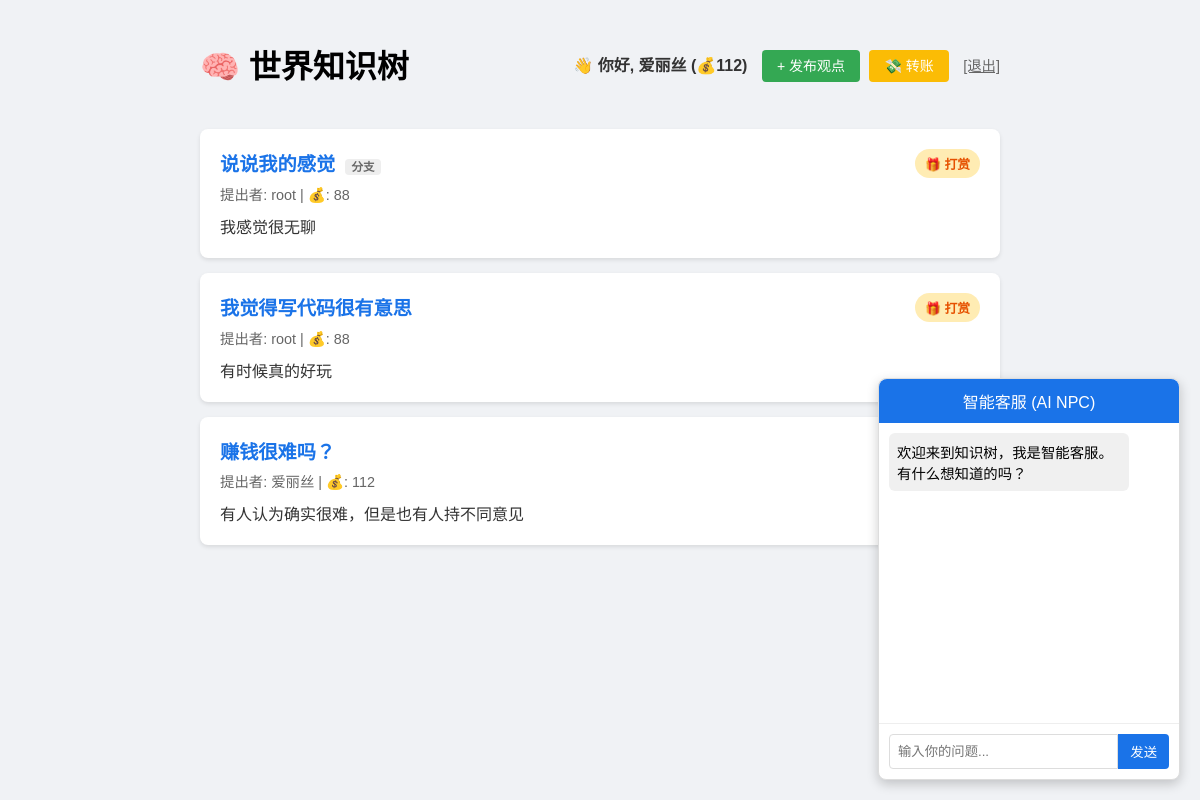
The app's page / (signed in) with its own data.
### universe/models.py (models this page shows, shortened)
class Player(AbstractUser):
    coins = models.IntegerField(default=100, verbose_name="金币")
    level = models.IntegerField(default=1, verbose_name="等级")
    bio = models.TextField(blank=True, verbose_name="个人简介")

class MindNode(models.Model):
    title = models.CharField(max_length=200, verbose_name="观点标题")
    content = models.TextField(verbose_name="详细观点")
    creator = models.ForeignKey(Player, on_delete=models.CASCADE, verbose_name="提出者")
    parent = models.ForeignKey('self', null=True, blank=True, on_delete=models.CASCADE, related_name='children', verbose_name="父观点")
    created_at = models.DateTimeField(auto_now_add=True, verbose_name="创建时间")

### universe/views.py (the view)
# urls.py: path('', views.index, name='index'),
def index(request):
    nodes = MindNode.objects.all().order_by('-created_at') # 按时间倒序，新的在上面
    context = {'nodes': nodes}
    return render(request, 'index.html', context)

### universe/templates/index.html (shortened to what this page needs)
<!DOCTYPE html>
<html>
<head>
</head>
<body>
    <div class="header">
        <h1>🧠 世界知识树</h1>
        <div>
            {% if user.is_authenticated %}
                <span class="user-info">👋 你好, {{ user.username }} (💰{{ user.coins }})</span>
                <a href="/create/" class="btn" style="background-color: #34a853; margin-left: 10px;">+ 发布观点</a>
                <a href="/transfer/" class="btn" style="background-color: #fbbc05; margin-left: 5px;">💸 转账</a>
                <a href="/logout/" style="margin-left: 10px; color: #666; font-size: 0.9em;">[退出]</a>
            {% else %}
                <a href="/register/" class="btn">注册新账号</a>
            {% endif %}
        </div>
    </div>
    {% for node in nodes %}
        <div class="card">
            <div style="display: flex; justify-content: space-between; align-items: start;">
                <div class="title">
                    <a href="/node/{{ node.id }}/" style="text-decoration: none; color: #1a73e8;">{{ node.title }}</a>
                    {% if node.parent %}
                        <span style="font-size: 0.6em; color: #666; background: #eee; padding: 2px 6px; border-radius: 4px; margin-left: 5px;">分支</span>
                    {% endif %}
                </div>
                {% if user.is_authenticated and user != node.creator %}
                    <a href="/tip/{{ node.id }}/" style="background: #ffecb3; color: #e65100; text-decoration: none; padding: 5px 10px; border-radius: 20px; font-size: 0.8em; font-weight: bold;">🎁 打赏</a>
                {% endif %}
            </div>
            <div class="author">提出者: {{ node.creator.username }} | 💰: {{ node.creator.coins }}</div>
            <div class="content">{{ node.content }}</div>
        </div>
    {% empty %}
        <p style="text-align: center;">这个世界还是一片荒芜。</p>
    {% endfor %}
    <div id="chat-widget">
        <div id="chat-header">智能客服 (AI NPC)</div>
        <div id="chat-body">
            <div class="msg ai-msg">欢迎来到知识树，我是智能客服。有什么想知道的吗？</div>
        </div>
        <div id="chat-input-container">
            <input type="text" id="chat-input" placeholder="输入你的问题..." required>
            <button id="chat-send">发送</button>
        </div>
    </div>
</body>
</html>

### universe/templates/index.html (style rules this page uses)
body { font-family: sans-serif; background-color: #f0f2f5; padding: 20px; max-width: 800px; margin: 0 auto; }
.header { display: flex; justify-content: space-between; align-items: center; margin-bottom: 20px; }
.card { background: white; padding: 20px; margin-bottom: 15px; border-radius: 8px; box-shadow: 0 2px 4px rgba(0,0,0,0.1); }
.title { color: #1a73e8; font-size: 1.2em; font-weight: bold; }
.author { color: #666; font-size: 0.9em; margin-top: 5px; }
.content { margin-top: 10px; color: #333; }
.btn { text-decoration: none; padding: 8px 15px; border-radius: 4px; color: white; background-color: #1a73e8; font-size: 14px; }
.user-info { font-weight: bold; color: #333; }
#chat-widget { position: fixed; bottom: 20px; right: 20px; width: 300px; height: 400px; background: white; border: 1px solid #ddd; border-radius: 8px; box-shadow: 0 4px 12px rgba(0,0,0,0.2); display: flex; flex-direction: column; z-index: 1000; }
#chat-header { background: #1a73e8; color: white; padding: 10px; border-top-left-radius: 8px; border-top-right-radius: 8px; cursor: pointer; text-align: center; }
#chat-body { flex-grow: 1; padding: 10px; overflow-y: auto; border-bottom: 1px solid #eee; }
.msg { margin-bottom: 10px; padding: 8px; border-radius: 6px; max-width: 80%; font-size: 0.9em; }
.ai-msg { background: #f0f0f0; margin-right: auto; }
#chat-input-container { padding: 10px; display: flex; }
#chat-input { flex-grow: 1; padding: 8px; border: 1px solid #ddd; border-radius: 4px 0 0 4px; }
#chat-send { background: #1a73e8; color: white; border: none; padding: 8px 12px; border-radius: 0 4px 4px 0; cursor: pointer; }

### records on screen
Player: username "爱丽丝", coins "112"
MindNode: title "说说我的感觉", shows "分支", creator.username "root", creator.coins "88", content "我感觉很无聊"
MindNode: title "我觉得写代码很有意思", creator.username "root", creator.coins "88", content "有时候真的好玩"
MindNode: title "赚钱很难吗？", creator.username "爱丽丝", creator.coins "112", content "有人认为确实很难，但是也有人持不同意见"
